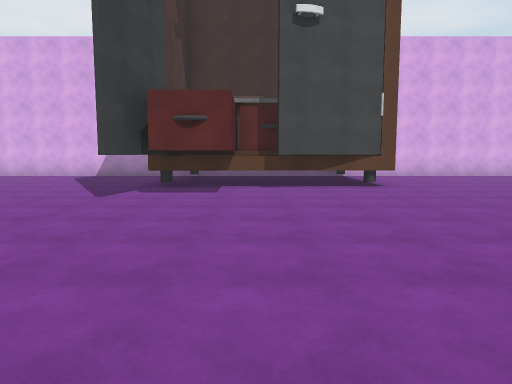
view 1 (above)

23 first-person views from a walk through a 3-D level made in the Unity game engine. The camera is 1.5 m above the floor, tilts 6° down and sees 70° across. The floor is counted in squares, 1.88 m on a side. Each view is taken from the middle of a square. On the plan, view 1 faces up. The plan holds only what a view shows up to about 12 squares ahead; the rest is blank. The player character is not drawn. Surface patterns are stand-ins for the level's own textures.

view 2
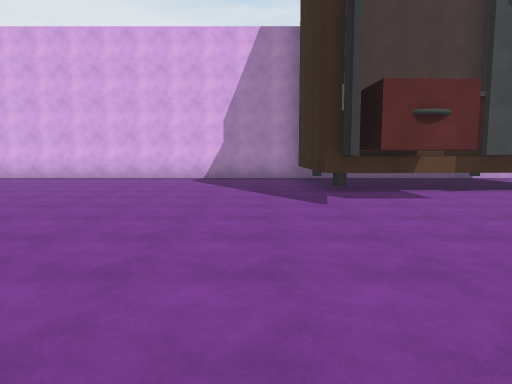

view 3
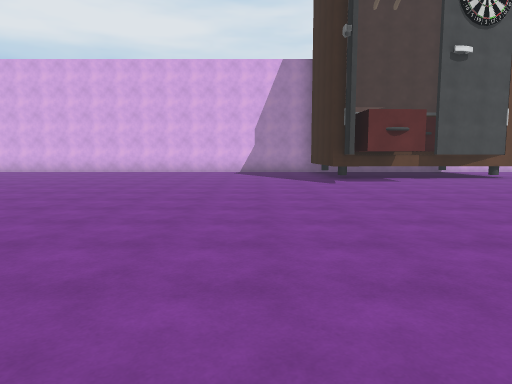

view 4
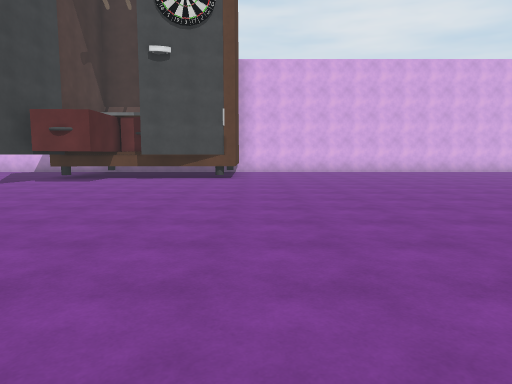

view 5
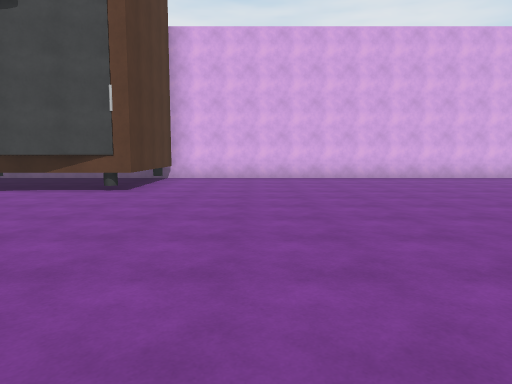

view 6
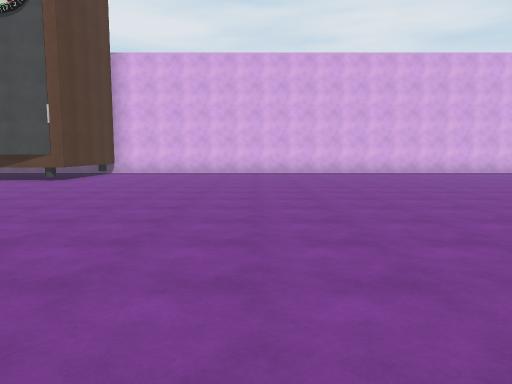

view 7
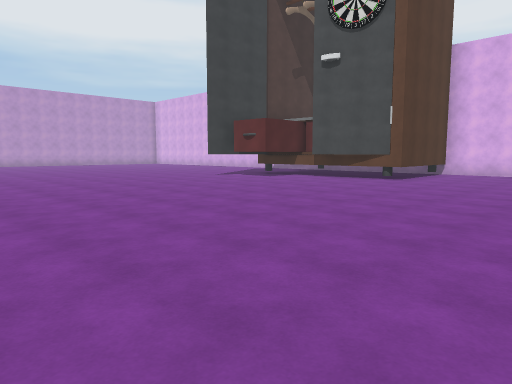

view 8
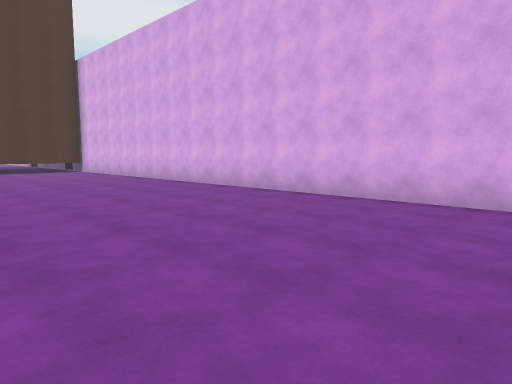

view 9
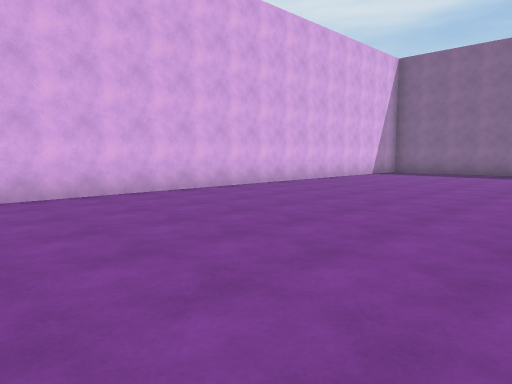

view 10
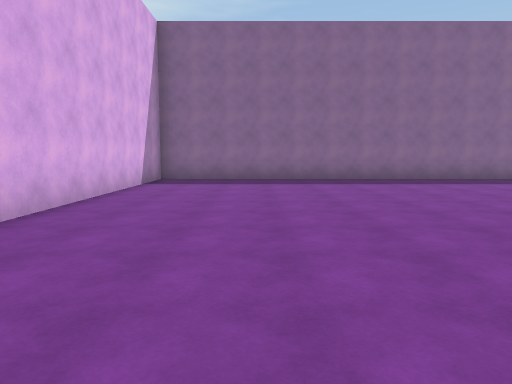

view 11
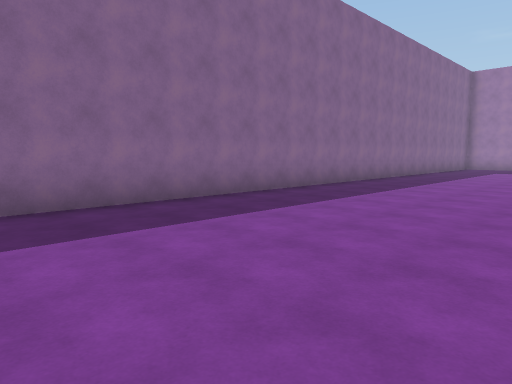

view 12
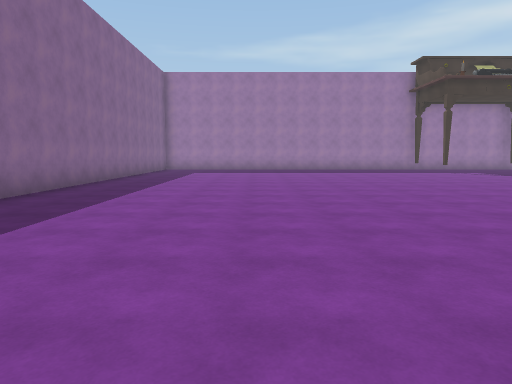

view 13
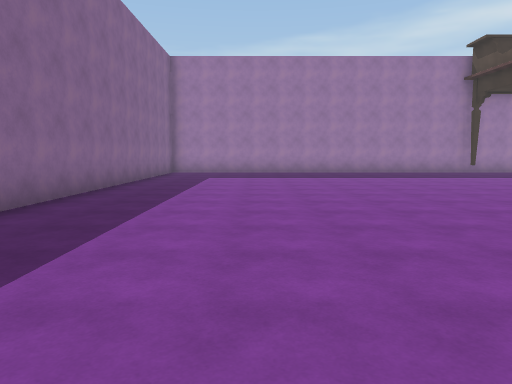

view 14
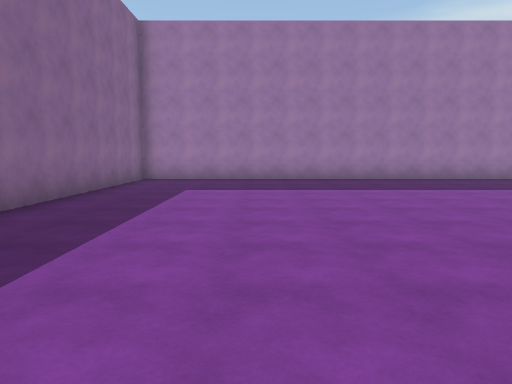

view 15
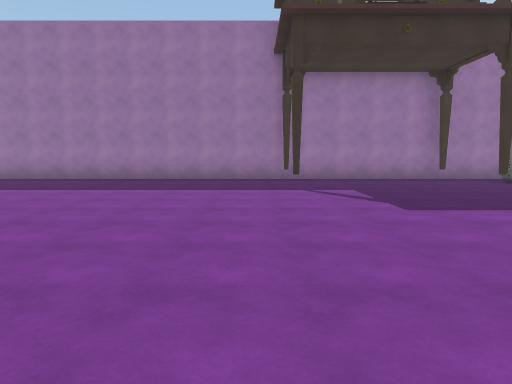

view 16
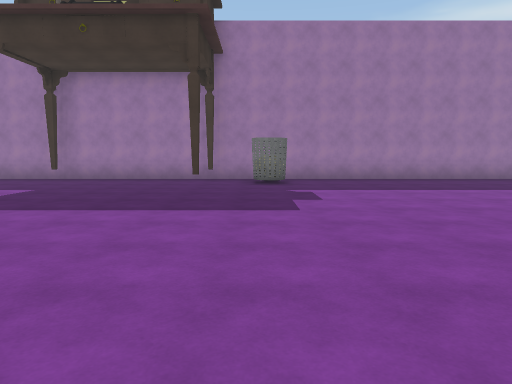

view 17
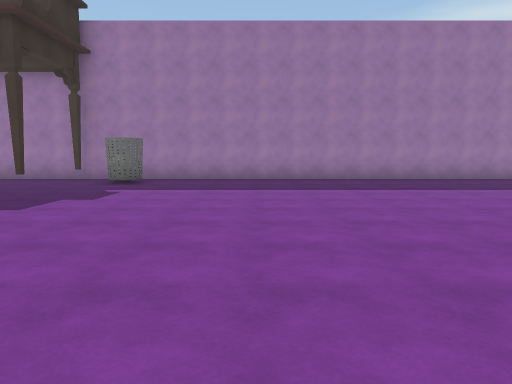

view 18
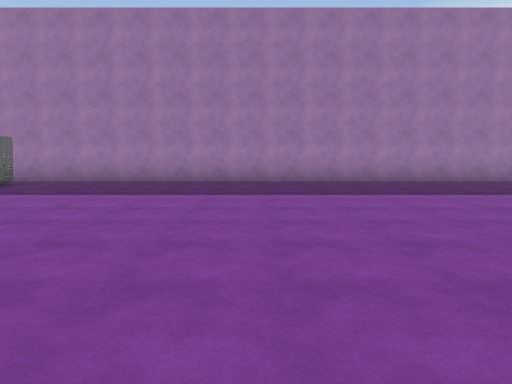

view 19
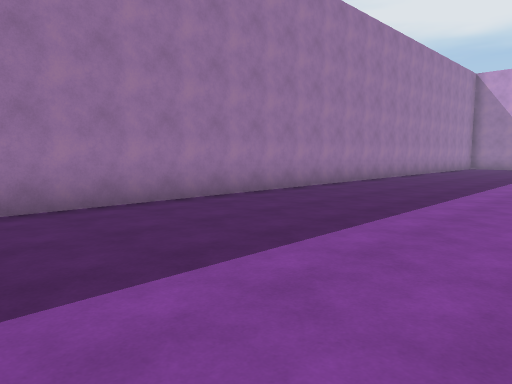

view 20
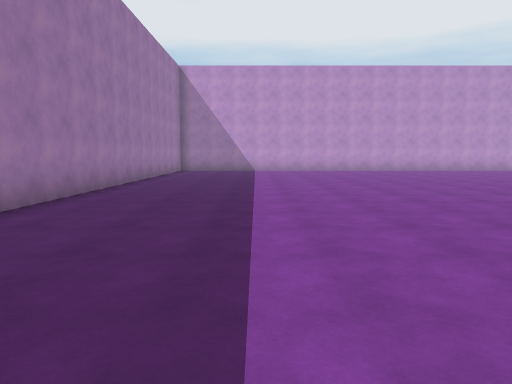

view 21
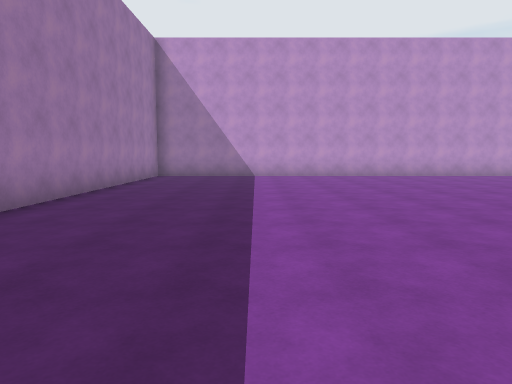

view 22
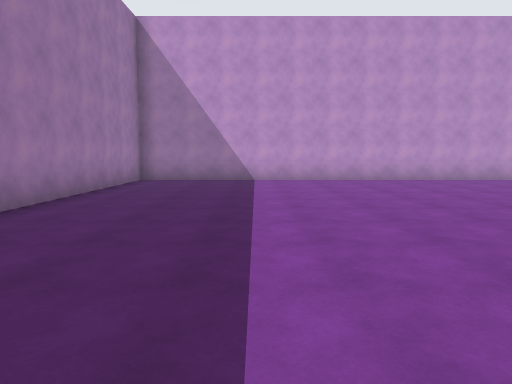

view 23
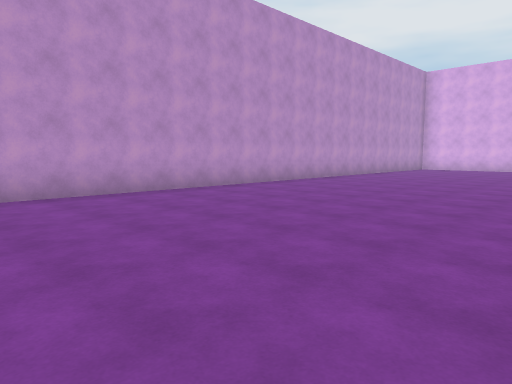

### Floor plan
Points are (right, up) in squares from view 1. A wall is a line through its corners. A room is listed if a view was taken in it or the views show most of it. See-through windows are left out.
Room 1 (views 1, 2, 3, 4, 5, 6, 7, 8, 9, 10, 11, 12, 13, 14, 15, 16, 17, 18, 19, 20, 21, 22, 23)
walls: (3.1, 8.8) (0.4, 8.2); (3.1, 9) (-2.2, 8.9); (-0.5, 8.7) (-0.4, 6.9) (-2, 6.9) (-2, 8.1); (-2.7, 6.2) (-2.2, 8.7); (-2.1, 8.6) (-2.5, 6.2); (3.3, 12.9) (3.3, 8.8) (-2.5, 8.7) (-2.6, 12.7); (-2.1, 13) (-12.5, 13); (-18.1, 4) (-18.1, -12.5) (31.5, -12.5) (31.5, 13) (2.9, 13)
objects: other object (13, -11)

Positions as (right, up) in squares from view 1, and headings:
1: (0, 0), facing up
2: (-4, 1), facing up
3: (-5, -3), facing up
4: (4, -3), facing up
5: (6, 1), facing up
6: (9, -2), facing up
7: (8, -2), facing up-left
8: (20, 7), facing up-left
9: (16, 6), facing up-right
10: (20, 10), facing right
11: (26, 8), facing down-right
12: (27, 6), facing down
13: (28, 3), facing down
14: (28, -1), facing down
15: (20, -1), facing down
16: (13, -1), facing down
17: (9, -1), facing down
18: (6, -2), facing down
19: (3, -7), facing down-left
20: (-1, -9), facing left
21: (-5, -9), facing left
22: (-7, -9), facing left
23: (-11, -6), facing up-left
